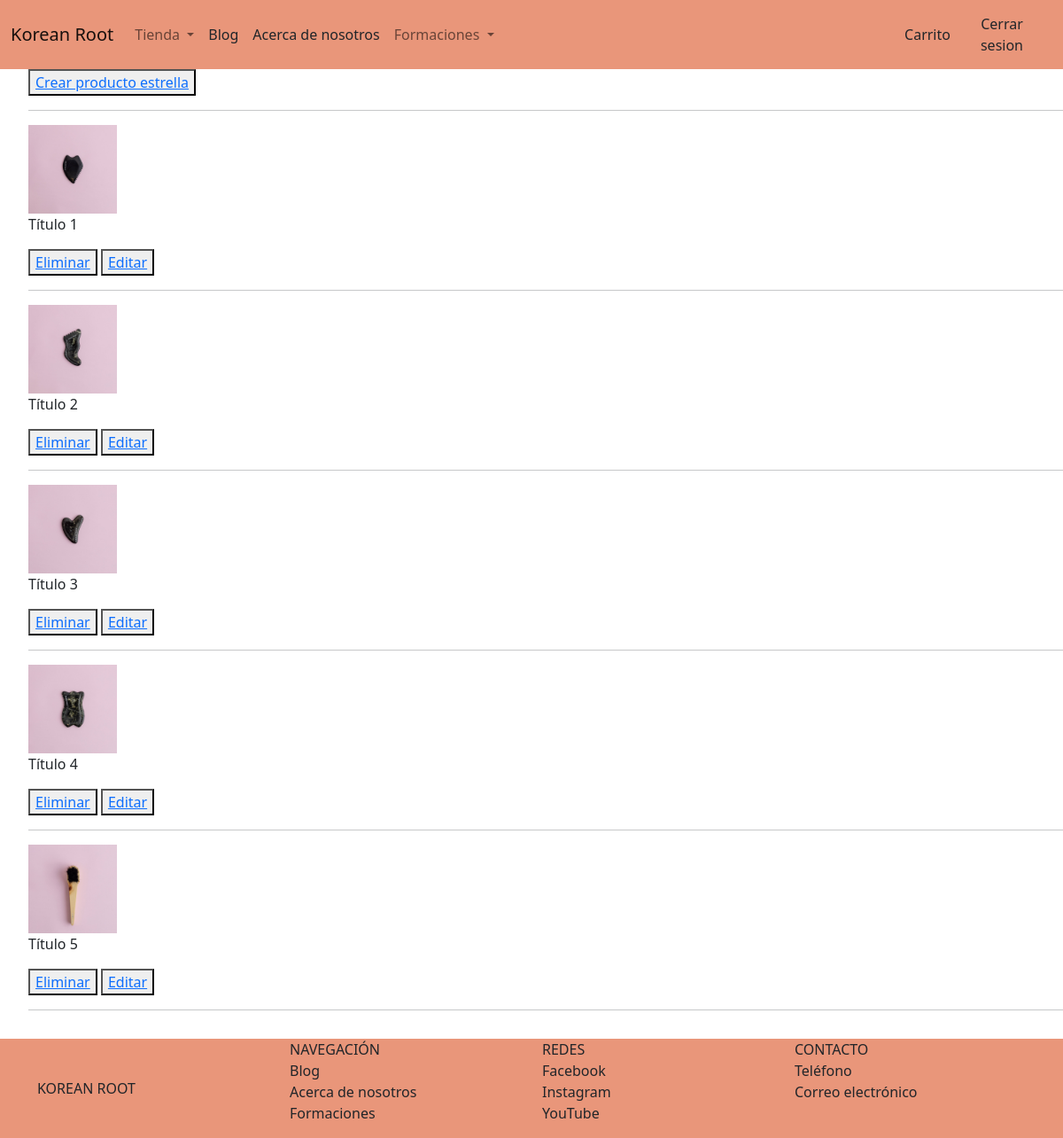
The page /blog/verProdEstrella/ (signed in) on the database its author committed.
### AppBlog/models.py (models this page shows, shortened)
class ProductoEstrella(models.Model):
    titulo = models.CharField(max_length=50)
    imagen = models.ImageField(upload_to='productos_estrella', default=None)

### AppBlog/views.py (the view)
# urls.py: path('verProdEstrella/', verProdEstrella, name='ver_prod_estrella'),
@staff_member_required
def verProdEstrella(request):
    productos = ProductoEstrella.objects.all()
    if productos.count() > 0:
        return render(request, 'AppBlog/productos_estrella.html', {'productos': productos})
    else:
        messages.error(request, 'No hay productos estrella')
        return render(request, 'AppBlog/productos_estrella.html')

### AppBlog/templates/AppBlog/productos_estrella.html
{% extends 'AppTienda/padre.html' %}
{% load static %}
{% block contenidoQueCambia %}
    <ul>
        {% if user.is_staff %}
            <button><a href="{% url 'blog:agregar_prod_estrella' %}">Crear producto estrella</a></button>
            <hr>
        {% endif %}
        {% for producto in productos %}
            <img src="{{producto.imagen.url}}" height="100">
            <p>{{producto.titulo}}</p>
            {% if user.is_staff %}
                <button><a href="{% url 'blog:eliminar_prod_estrella' id=producto.id %}">Eliminar</a></button>
                <button><a href="{% url 'blog:editar_prod_estrella' id=producto.id %}">Editar</a></button>
            {% endif %}
            <hr>
        {% endfor %}
    </ul>
{% endblock %}

### AppTienda/templates/AppTienda/padre.html (style rules this page uses)
.body { background-color:rgb(255, 255, 255); display: flex; flex-direction: column; min-height: 100vh; }

### rows shown on the page
ProductoEstrella: imagen (picture), titulo "Título 1"
ProductoEstrella: imagen (picture), titulo "Título 2"
ProductoEstrella: imagen (picture), titulo "Título 3"
ProductoEstrella: imagen (picture), titulo "Título 4"
ProductoEstrella: imagen (picture), titulo "Título 5"
